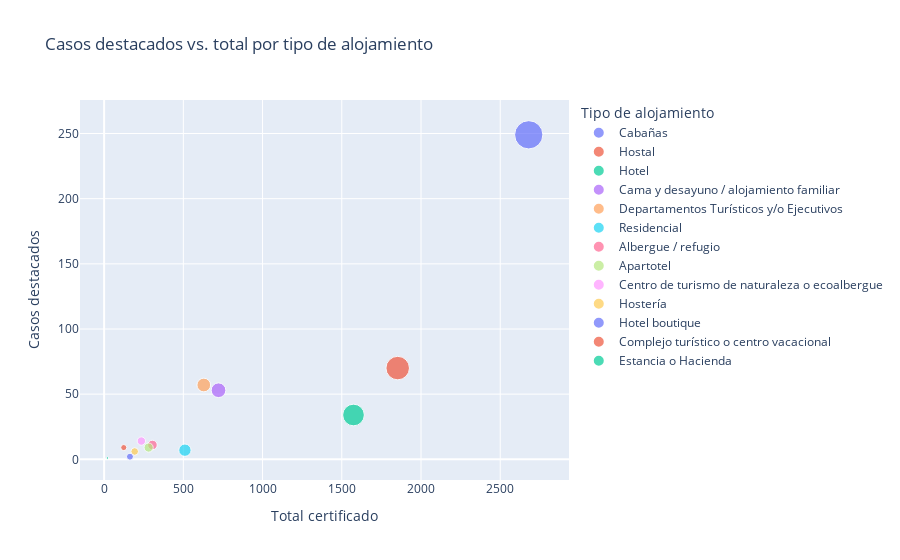

Notebook code cell kept with this figure:
### Markdown cell above
## 5. Contraste de casos destacados vs. oferta total
Relacionamos los casos destacados (`highlight_value`) con el volumen total para priorizar segmentos.

### Code cell
# Contraste entre oferta total y casos destacados
highlight_fig = px.scatter(
    lodging_sorted,
    x='value',
    y='highlight_value',
    size='value',
    hover_name='category',
    color='category',
    title='Casos destacados vs. total por tipo de alojamiento',
    custom_data=['percentage', 'highlight_percentage']
)
highlight_fig.update_traces(
    hovertemplate=(
        '<b>%{hovertext}</b><br>'
        'Empresas certificadas: %{x:,.0f}<br>'
        'Casos destacados: %{y:,.0f}<br>'
        'Participación total: %{customdata[0]:.1%}<br>'
        'Participación de destacados: %{customdata[1]:.2%}<extra></extra>'
    )
)
highlight_fig.update_layout(
    xaxis_title='Total certificado',
    yaxis_title='Casos destacados',
    legend_title='Tipo de alojamiento'
)
highlight_fig.show()

### Figure 1 — Plotly figure (JSON) as saved in the notebook; plotly's stock layout.template omitted (floating-point values rounded to 4 significant figures)
{"data": [{"customdata": [[0.2665, 0.0248]], "hovertemplate": "<b>%{hovertext}</b><br>Empresas certificadas: %{x:,.0f}<br>Casos destacados: %{y:,.0f}<br>Participación total: %{customdata[0]:.1%}<br>Participación de destacados: %{customdata[1]:.2%}<extra></extra>", "hovertext": ["Cabañas"], "legendgroup": "Cabañas", "marker": {"color": "#636efa", "size": [2680.0], "sizemode": "area", "sizeref": 6.7, "symbol": "circle"}, "mode": "markers", "name": "Cabañas", "orientation": "v", "showlegend": true, "type": "scatter", "x": [2680.0], "xaxis": "x", "y": [249.0], "yaxis": "y"}, {"customdata": [[0.1843, 0.007]], "hovertemplate": "<b>%{hovertext}</b><br>Empresas certificadas: %{x:,.0f}<br>Casos destacados: %{y:,.0f}<br>Participación total: %{customdata[0]:.1%}<br>Participación de destacados: %{customdata[1]:.2%}<extra></extra>", "hovertext": ["Hostal"], "legendgroup": "Hostal", "marker": {"color": "#EF553B", "size": [1853.0], "sizemode": "area", "sizeref": 6.7, "symbol": "circle"}, "mode": "markers", "name": "Hostal", "orientation": "v", "showlegend": true, "type": "scatter", "x": [1853.0], "xaxis": "x", "y": [70.0], "yaxis": "y"}, {"customdata": [[0.1565, 0.0034]], "hovertemplate": "<b>%{hovertext}</b><br>Empresas certificadas: %{x:,.0f}<br>Casos destacados: %{y:,.0f}<br>Participación total: %{customdata[0]:.1%}<br>Participación de destacados: %{customdata[1]:.2%}<extra></extra>", "hovertext": ["Hotel"], "legendgroup": "Hotel", "marker": {"color": "#00cc96", "size": [1574.0], "sizemode": "area", "sizeref": 6.7, "symbol": "circle"}, "mode": "markers", "name": "Hotel", "orientation": "v", "showlegend": true, "type": "scatter", "x": [1574.0], "xaxis": "x", "y": [34.0], "yaxis": "y"}, {"customdata": [[0.0718, 0.0053]], "hovertemplate": "<b>%{hovertext}</b><br>Empresas certificadas: %{x:,.0f}<br>Casos destacados: %{y:,.0f}<br>Participación total: %{customdata[0]:.1%}<br>Participación de destacados: %{customdata[1]:.2%}<extra></extra>", "hovertext": ["Cama y desayuno / alojamiento familiar"], "legendgroup": "Cama y desayuno / alojamiento familiar", "marker": {"color": "#ab63fa", "size": [722.0], "sizemode": "area", "sizeref": 6.7, "symbol": "circle"}, "mode": "markers", "name": "Cama y desayuno / alojamiento familiar", "orientation": "v", "showlegend": true, "type": "scatter", "x": [722.0], "xaxis": "x", "y": [53.0], "yaxis": "y"}, {"customdata": [[0.0626, 0.0057]], "hovertemplate": "<b>%{hovertext}</b><br>Empresas certificadas: %{x:,.0f}<br>Casos destacados: %{y:,.0f}<br>Participación total: %{customdata[0]:.1%}<br>Participación de destacados: %{customdata[1]:.2%}<extra></extra>", "hovertext": ["Departamentos Turísticos y/o Ejecutivos"], "legendgroup": "Departamentos Turísticos y/o Ejecutivos", "marker": {"color": "#FFA15A", "size": [629.0], "sizemode": "area", "sizeref": 6.7, "symbol": "circle"}, "mode": "markers", "name": "Departamentos Turísticos y/o Ejecutivos", "orientation": "v", "showlegend": true, "type": "scatter", "x": [629.0], "xaxis": "x", "y": [57.0], "yaxis": "y"}, {"customdata": [[0.0507, 0.0007]], "hovertemplate": "<b>%{hovertext}</b><br>Empresas certificadas: %{x:,.0f}<br>Casos destacados: %{y:,.0f}<br>Participación total: %{customdata[0]:.1%}<br>Participación de destacados: %{customdata[1]:.2%}<extra></extra>", "hovertext": ["Residencial"], "legendgroup": "Residencial", "marker": {"color": "#19d3f3", "size": [510.0], "sizemode": "area", "sizeref": 6.7, "symbol": "circle"}, "mode": "markers", "name": "Residencial", "orientation": "v", "showlegend": true, "type": "scatter", "x": [510.0], "xaxis": "x", "y": [7.0], "yaxis": "y"}, {"customdata": [[0.0303, 0.0011]], "hovertemplate": "<b>%{hovertext}</b><br>Empresas certificadas: %{x:,.0f}<br>Casos destacados: %{y:,.0f}<br>Participación total: %{customdata[0]:.1%}<br>Participación de destacados: %{customdata[1]:.2%}<extra></extra>", "hovertext": ["Albergue / refugio"], "legendgroup": "Albergue / refugio", "marker": {"color": "#FF6692", "size": [305.0], "sizemode": "area", "sizeref": 6.7, "symbol": "circle"}, "mode": "markers", "name": "Albergue / refugio", "orientation": "v", "showlegend": true, "type": "scatter", "x": [305.0], "xaxis": "x", "y": [11.0], "yaxis": "y"}, {"customdata": [[0.0279, 0.0009]], "hovertemplate": "<b>%{hovertext}</b><br>Empresas certificadas: %{x:,.0f}<br>Casos destacados: %{y:,.0f}<br>Participación total: %{customdata[0]:.1%}<br>Participación de destacados: %{customdata[1]:.2%}<extra></extra>", "hovertext": ["Apartotel"], "legendgroup": "Apartotel", "marker": {"color": "#B6E880", "size": [281.0], "sizemode": "area", "sizeref": 6.7, "symbol": "circle"}, "mode": "markers", "name": "Apartotel", "orientation": "v", "showlegend": true, "type": "scatter", "x": [281.0], "xaxis": "x", "y": [9.0], "yaxis": "y"}, {"customdata": [[0.0234, 0.0014]], "hovertemplate": "<b>%{hovertext}</b><br>Empresas certificadas: %{x:,.0f}<br>Casos destacados: %{y:,.0f}<br>Participación total: %{customdata[0]:.1%}<br>Participación de destacados: %{customdata[1]:.2%}<extra></extra>", "hovertext": ["Centro de turismo de naturaleza o ecoalbergue"], "legendgroup": "Centro de turismo de naturaleza o ecoalbergue", "marker": {"color": "#FF97FF", "size": [235.0], "sizemode": "area", "sizeref": 6.7, "symbol": "circle"}, "mode": "markers", "name": "Centro de turismo de naturaleza o ecoalbergue", "orientation": "v", "showlegend": true, "type": "scatter", "x": [235.0], "xaxis": "x", "y": [14.0], "yaxis": "y"}, {"customdata": [[0.0192, 0.0006]], "hovertemplate": "<b>%{hovertext}</b><br>Empresas certificadas: %{x:,.0f}<br>Casos destacados: %{y:,.0f}<br>Participación total: %{customdata[0]:.1%}<br>Participación de destacados: %{customdata[1]:.2%}<extra></extra>", "hovertext": ["Hostería"], "legendgroup": "Hostería", "marker": {"color": "#FECB52", "size": [193.0], "sizemode": "area", "sizeref": 6.7, "symbol": "circle"}, "mode": "markers", "name": "Hostería", "orientation": "v", "showlegend": true, "type": "scatter", "x": [193.0], "xaxis": "x", "y": [6.0], "yaxis": "y"}, {"customdata": [[0.0162, 0.0002]], "hovertemplate": "<b>%{hovertext}</b><br>Empresas certificadas: %{x:,.0f}<br>Casos destacados: %{y:,.0f}<br>Participación total: %{customdata[0]:.1%}<br>Participación de destacados: %{customdata[1]:.2%}<extra></extra>", "hovertext": ["Hotel boutique"], "legendgroup": "Hotel boutique", "marker": {"color": "#636efa", "size": [163.0], "sizemode": "area", "sizeref": 6.7, "symbol": "circle"}, "mode": "markers", "name": "Hotel boutique", "orientation": "v", "showlegend": true, "type": "scatter", "x": [163.0], "xaxis": "x", "y": [2.0], "yaxis": "y"}, {"customdata": [[0.0123, 0.0009]], "hovertemplate": "<b>%{hovertext}</b><br>Empresas certificadas: %{x:,.0f}<br>Casos destacados: %{y:,.0f}<br>Participación total: %{customdata[0]:.1%}<br>Participación de destacados: %{customdata[1]:.2%}<extra></extra>", "hovertext": ["Complejo turístico o centro vacacional"], "legendgroup": "Complejo turístico o centro vacacional", "marker": {"color": "#EF553B", "size": [124.0], "sizemode": "area", "sizeref": 6.7, "symbol": "circle"}, "mode": "markers", "name": "Complejo turístico o centro vacacional", "orientation": "v", "showlegend": true, "type": "scatter", "x": [124.0], "xaxis": "x", "y": [9.0], "yaxis": "y"}, {"customdata": [[0.0021, 0.0001]], "hovertemplate": "<b>%{hovertext}</b><br>Empresas certificadas: %{x:,.0f}<br>Casos destacados: %{y:,.0f}<br>Participación total: %{customdata[0]:.1%}<br>Participación de destacados: %{customdata[1]:.2%}<extra></extra>", "hovertext": ["Estancia o Hacienda"], "legendgroup": "Estancia o Hacienda", "marker": {"color": "#00cc96", "size": [21.0], "sizemode": "area", "sizeref": 6.7, "symbol": "circle"}, "mode": "markers", "name": "Estancia o Hacienda", "orientation": "v", "showlegend": true, "type": "scatter", "x": [21.0], "xaxis": "x", "y": [1.0], "yaxis": "y"}], "layout": {"legend": {"itemsizing": "constant", "title": {"text": "Tipo de alojamiento"}, "tracegroupgap": 0}, "title": {"text": "Casos destacados vs. total por tipo de alojamiento"}, "xaxis": {"anchor": "y", "domain": [0, 1], "title": {"text": "Total certificado"}}, "yaxis": {"anchor": "x", "domain": [0, 1], "title": {"text": "Casos destacados"}}}}
